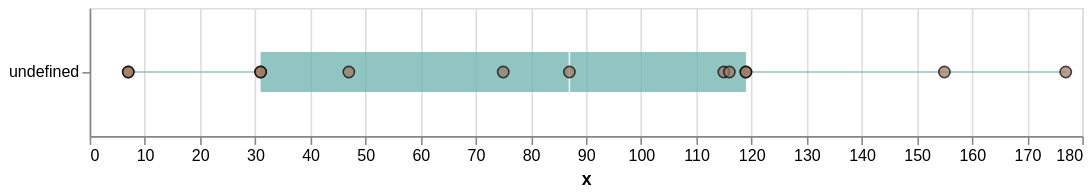

Notebook code for this chart:
### Code cell
plot_boxplot_with_points(df_test, 'index','x')

### Figure 1 — Vega-Lite specification as saved in the notebook (floating-point values rounded to 4 significant figures)
{"config": {"view": {"continuousWidth": 300, "continuousHeight": 300}}, "layer": [{"data": {"name": "data-ae44dea411f408e3fbcb5fb7557704a3"}, "mark": {"type": "boxplot", "color": "#76B7B2", "opacity": 0.8, "size": 25}, "encoding": {"x": {"field": "x", "type": "quantitative"}, "y": {"field": "type", "title": "", "type": "ordinal"}}}, {"data": {"name": "data-ae44dea411f408e3fbcb5fb7557704a3"}, "mark": {"type": "point", "color": "#9C755F", "filled": true, "size": 50, "stroke": "black", "strokeWidth": 1}, "encoding": {"tooltip": [{"field": "index", "type": "nominal"}, {"field": "x", "type": "quantitative"}], "x": {"field": "x", "type": "quantitative"}}}], "height": 80, "title": "", "width": 620, "$schema": "https://vega.github.io/schema/vega-lite/v5.20.1.json", "datasets": {"data-ae44dea411f408e3fbcb5fb7557704a3": [{"index": 1, "x": 7}, {"index": 2, "x": 7}, {"index": 3, "x": 31}, {"index": 4, "x": 31}, {"index": 5, "x": 47}, {"index": 6, "x": 75}, {"index": 7, "x": 87}, {"index": 8, "x": 115}, {"index": 9, "x": 116}, {"index": 10, "x": 119}, {"index": 11, "x": 119}, {"index": 12, "x": 155}, {"index": 13, "x": 177}]}}
